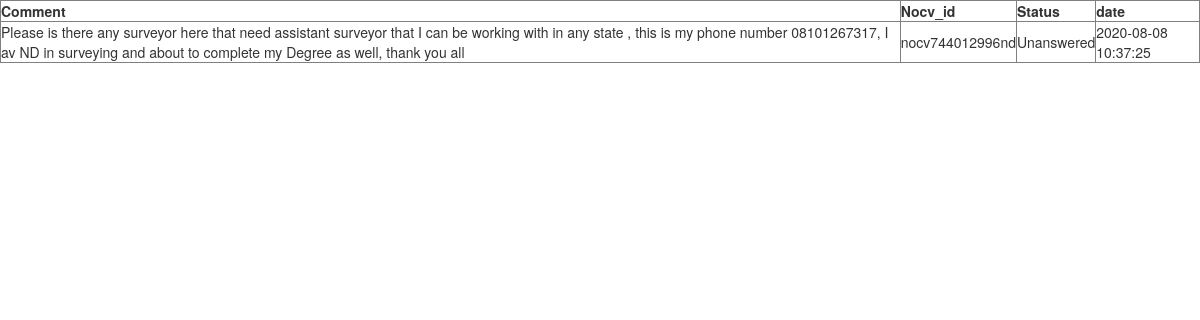
The page /announcement_activity.php (signed in) on the database its author committed.
### tables this page shows
CREATE TABLE `announcement` (
  `id` int(100) NOT NULL,
  `Fullname` varchar(200) NOT NULL,
  `comment` varchar(600) NOT NULL,
  `nocv_id` varchar(100) NOT NULL,
  `status` varchar(20) NOT NULL,
  `skill` varchar(200) NOT NULL,
  `date` varchar(20) NOT NULL
);

### announcement_activity.php (the view, shortened to what this page needs)
<?php
include("connection.php");
?>
<!DOCTYPE html PUBLIC "-//W3C//DTD XHTML 1.0 Transitional//EN" "http://www.w3.org/TR/xhtml1/DTD/xhtml1-transitional.dtd">
<html xmlns="http://www.w3.org/1999/xhtml">
<head><meta http-equiv="Content-Type" content="text/html; charset=utf-8">
<link rel="stylesheet" href="https://maxcdn.bootstrapcdn.com/bootstrap/3.4.0/css/bootstrap.min.css">
<link rel="stylesheet" href="https://cdnjs.cloudflare.com/ajax/libs/font-awesome/4.7.0/css/font-awesome.min.css">
<link rel="stylesheet" href="https://maxcdn.bootstrapcdn.com/bootstrap/3.3.7/css/bootstrap.min.css" />
<link rel="stylesheet" href="https://cdnjs.cloudflare.com/ajax/libs/font-awesome/4,7.0/css/font-awesome.min.css" />
<link href="stylo.css"rel="stylesheet" />
<?php
if(isset($_GET['page'])){
                $page=$_GET['page'];
                }
                else{
                    $page=1;
                }
                $num_per_page=100;
                $start_from = ($page-1)*100;
$select=mysqli_query($db,"SELECT * FROM announcement ORDER BY 1 DESC LIMIT $start_from,$num_per_page");
    if(isset($_SESSION['email'])){
while($row=mysqli_fetch_array($select)){
    $name=$row['comment'];
    $message=$row['nocv_id'];
    $skill=$row['status'];
    $skilld=$row['date'];
    echo"<table border='1'><tr><th>Comment</th><th>Nocv_id</th><th>Status</th><th>date</th></tr>
    <tr><td>$name</td><td>$message</td><td>$skill</td><td>$skilld</td></tr></table>";
}
}
    else{
     header("Location:index.php");
}
?>

### stylo.css (style rules this page uses)
html,body { height:100%; width:100%; }

### rows shown on the page
announcement: comment "Please is there any surveyor here that need assistant surveyor that I can be working with in any state , this is my phone number 08101267317, I av ND in surveying and about to complete my Degree as well, thank you all", nocv "nocv744012996nd", status "Unanswered", date "2020-08-08 10:37:25"
